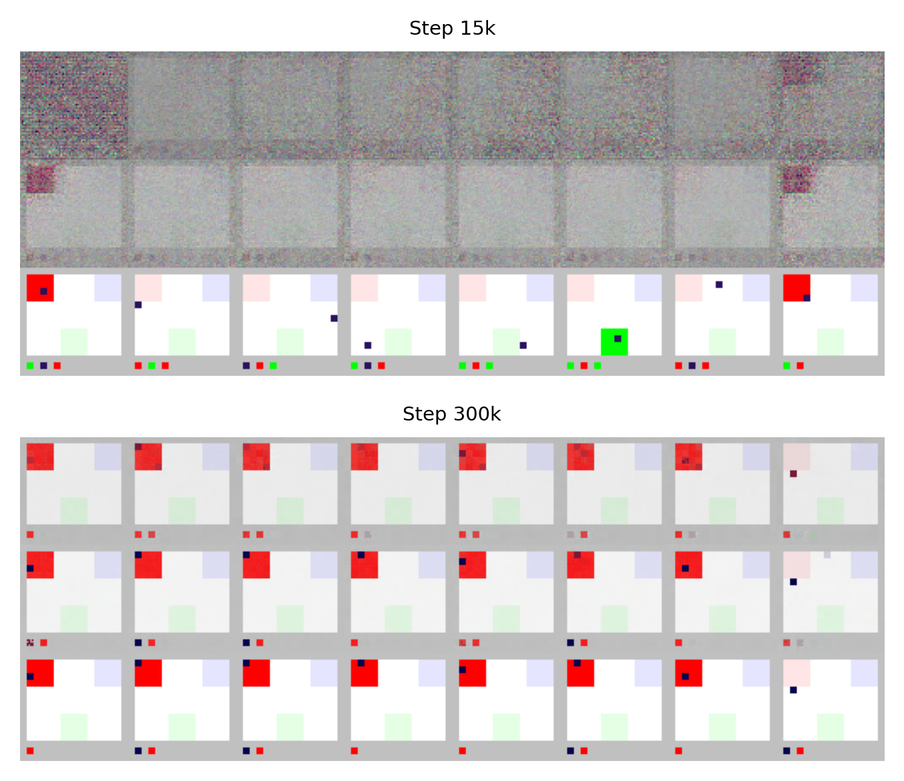
#> input picture media/pinpad/subactor-update-sweep/sweep-subgoal-temporal.png, 904 x 781 px, shrunk from 1354 x 1170 before the run, found by its file name
$ python analyze-subgoal-structure.py
#> lines starting #> are read from the running program, lines starting #| are printed output that depends on the picture
import os
from PIL import Image
import numpy as np

# Analyze the structure of subgoal visualization
img_path = "media/pinpad/subactor-update-sweep/sweep-subgoal-temporal.png"

if os.path.exists(img_path):
    img = Image.open(img_path)
#> img is the input picture: PIL image 904x781 RGBA; mean R, G, B, A 211.2, 206, 205.8, 255
    img_array = np.array(img)

    print(f"Image shape: {img_array.shape}")
#| Image shape: (781, 904, 4)
    print(f"Height: {img_array.shape[0]}, Width: {img_array.shape[1]}")
#| Height: 781, Width: 904

    # The image should have 5 time steps horizontally
    # Each time step should show a grid of subgoal visualizations
    # The grid has rows (hierarchy levels) and columns (different subgoals)

    # Let's try to understand the structure
    # If there are 5 time steps, each one takes up width/5
    width = img_array.shape[1]
#> width = 904
    height = img_array.shape[0]
#> height = 781

    time_step_width = width // 5
#> time_step_width = 180
    print(f"\nEstimated width per time step: {time_step_width}")
#| Estimated width per time step: 180

    # Let's look at one time step (e.g., the first one)
    first_step = img_array[:, 0:time_step_width]
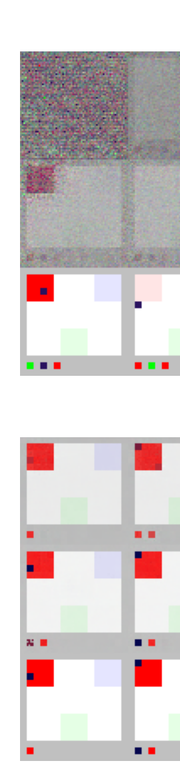
#> first_step: shape (781, 180, 4); mean R, G, B, A 213.7, 204.8, 205.1, 255

    # Save it for inspection
    Image.fromarray(first_step).save("media/pinpad/debug_first_step.png")
    print(f"Saved first step to media/pinpad/debug_first_step.png")
    print(f"First step shape: {first_step.shape}")
#| First step shape: (781, 180, 4)
else:
    print(f"File not found: {img_path}")
